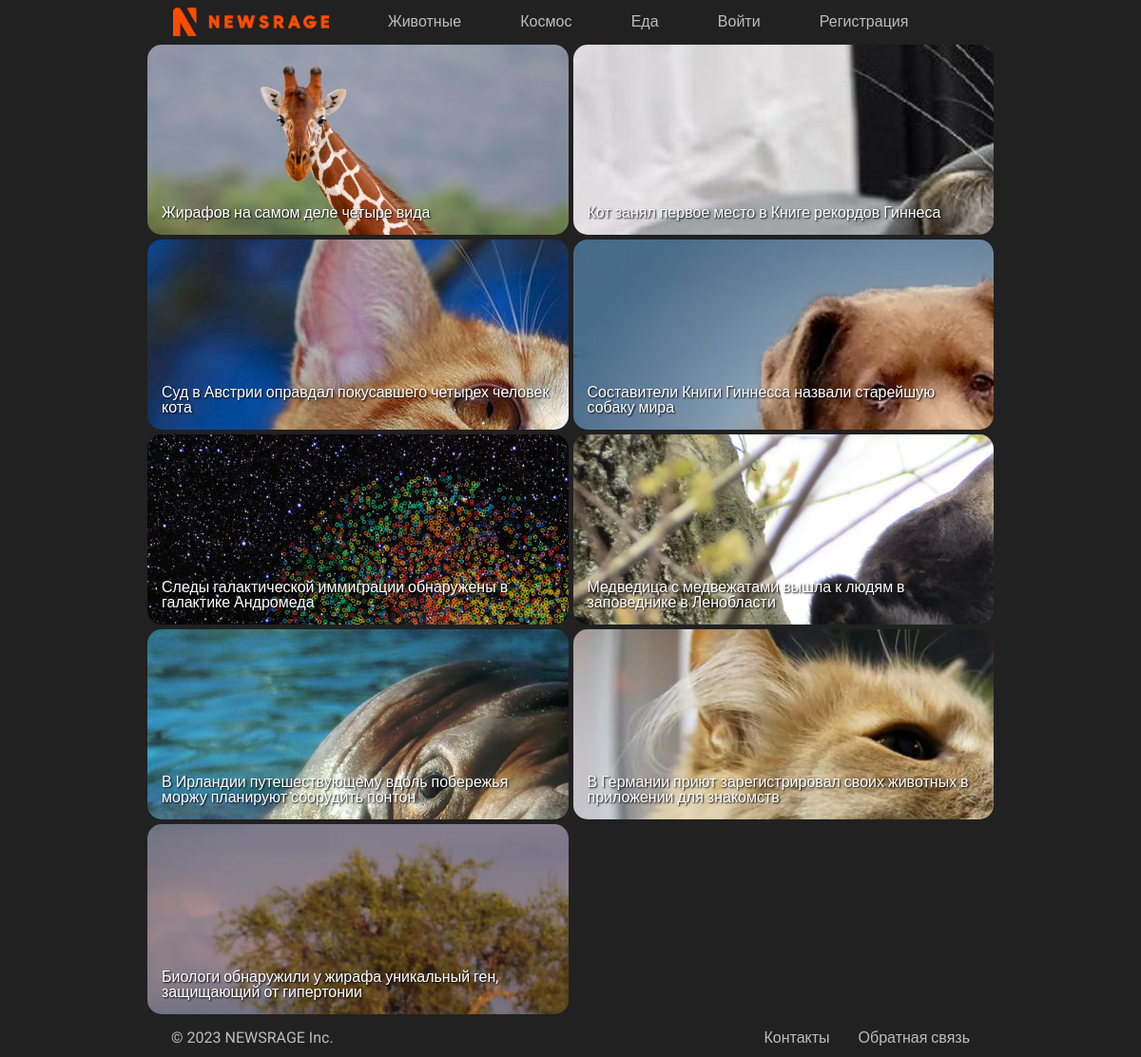
The page / on the database its author committed.
### newsapp/models.py (models this page shows, shortened)
class Category(models.Model):
    name = models.CharField(max_length=40, db_index=True)
    slug = models.SlugField(max_length=255, unique=True, db_index=True, verbose_name='URL SLUG')
    def get_absolute_url(self):
        return reverse('category', kwargs={'category_slug': self.slug})
    class Meta:
        verbose_name = 'Категория'
        verbose_name_plural = 'Категории'

class News(models.Model):
    title = models.CharField(max_length=255, verbose_name='Заголовок')
    content = models.TextField(blank=True, verbose_name='Текст')
    photo = models.ImageField(upload_to="photos/", verbose_name='Главная фотография')
    time_create = models.DateTimeField(auto_now_add=True, verbose_name='Время создания')
    time_update = models.DateTimeField(auto_now=True, verbose_name='Время последнего обновления')
    is_published = models.BooleanField(default=True, verbose_name='Опубликовано')
    category = models.ForeignKey('Category', on_delete=models.SET_NULL, null=True, verbose_name='Категория')
    slug = models.SlugField(max_length=255, unique=True, db_index=True, verbose_name='URL SLUG')
    def get_absolute_url(self):
        return reverse('post', kwargs={'post_slug': self.slug})
    class Meta:
        verbose_name = 'Новости'
        verbose_name_plural = 'Новости'
        ordering = ['-time_create']

### newsapp/views.py (the view)
# urls.py: path('', index, name='index'),
def index(request):
    posts = News.objects.filter(is_published=True)
    context = {
        'title': 'NEWSRAGE',
        'posts': posts,
        'categories': categories,
        'footer_menu': footer_menu,
    }
    return render(request, 'newsapp/index.html', context=context)

### newsapp/templates/newsapp/index.html
{% extends 'newsapp/base.html' %}
{% block content %}
<div class="main-grid">
    {% for post in posts %}
    {% if forloop.first %}
    <a class="main-article item-1" href="{{ post.get_absolute_url }}">
        <article class="main-article-post first-post">
            <h2>{{ post.title }}</h2>
            {% if post.photo %}
            <img src="{{ post.photo.url }}">
            {% endif %}
        </article>
    </a>
    {% else %}
    <a class="main-article" href="{{ post.get_absolute_url }}">
        <article class="main-article-post">
            <h2>{{ post.title }}</h2>
            {% if post.photo %}
            <img src="{{ post.photo.url }}">
            {% endif %}
        </article>
    </a>
    {% endif %}
    {% endfor %}
</div>
{% endblock %}

### newsapp/templates/newsapp/base.html (shortened to what this page needs)
{% load static %}
<!DOCTYPE html>
<html lang="en">
<head>
    <link rel="stylesheet" type="text/css" href="{% static '/newsapp/css/style.css' %}">
</head>
<body>
<div class="wrapper">
    <header class="header">
        <nav class="header-navigation">
            <ul class="header-navigation-list">
                <li><a class="header-logo" href="{% url 'index' %}"><img src="{% static 'newsapp/images/logo.png' %}"
                                                                         alt="newsrage-logo"></a></li>
                {% for category in categories %}
                <li><a class="header-navigation-textlink header-navigation-textlink-hide"
                       href="{{ category.get_absolute_url }}">{{ category.name }}</a>
                </li>
                {% endfor %}
                {% if request.user.is_authenticated %}
                <li><a class="header-navigation-textlink header-navigation-textlink-hide"
                       href="{% url 'logout_user' %}">Выйти</a>
                </li>
                {% else %}
                <li><a class="header-navigation-textlink header-navigation-textlink-hide"
                       href="{% url 'login_user' %}">Войти</a>
                </li>
                <li><a class="header-navigation-textlink header-navigation-textlink-hide"
                       href="{% url 'register_user' %}"> Регистрация</a>
                </li>
                {% endif %}
            </ul>
        </nav>
    </header>
    <main class="main">
        {% block content %}
        {% endblock %}
    </main>
    <footer class="footer">
        <div class="footer-container">
            <div class="footer-copyright">
                <p>&copy; 2023 NEWSRAGE Inc.</p>
            </div>
            <div class="footer-contacts">
                {% for m in footer_menu %}
                <p><a href="{% url m.path_name %}">{{ m.title }}</a></p>
                {% endfor %}
            </div>
        </div>
    </footer>
</div>
</body>
</html>

### newsapp/static/newsapp/css/style.css (style rules this page uses)
body { font-family: 'Roboto', sans-serif; }
a, a.text:active, a.text:hover, a.text { text-decoration: none; color: #000000; }
.wrapper { display: flex; flex-direction: column; min-height: 100vh; min-width: 300px; background-color: #212121; align-items: center; }
.header { background-color: #212121; box-sizing: border-box; min-height: 45px; display: flex; align-items: center; position: fixed; z-index: 5; top: 0; left: 0; right: 0; }
.main { width: 75%; padding-top: 42px; flex-grow: 1; display: flex; flex-direction: column; }
.footer { background-color: #212121; min-height: 40px; }
.header-navigation { width: 100%; display: flex; justify-content: center; }
.header-navigation-list { width: 75%; margin: 0px 0px; display: flex; align-items: center; justify-content: space-evenly; gap: 30px; }
.header-navigation-list li { color: rgba(255, 255, 255, 0.7); }
.header-navigation-list img { margin-top: 3px; }
.header-navigation-textlink { color: rgba(255, 255, 255, 0.7); cursor: pointer; }
.header-navigation li a img { height: 30px; }
.main-grid { margin: 5px; display: grid; grid-template-columns: repeat(3, minmax(100px, 1fr)); grid-template-rows: minmax(100px, 1fr); grid-column-gap: 5px; grid-row-gap: 5px; align-items: start; height: min-content; }
.main-article { box-sizing: border-box; border-radius: 15px; height: 200px; background-color: #212121; transition: 0.5s; }
.item-1 { grid-column: 1 / 3; grid-row: 1 / 3; height: 405px; }
.main-article-post { height: 100%; width: 100%; overflow: hidden; border-radius: 15px; position: relative; }
.first-post img { width: 100%; }
.main-article-post h2 { position: absolute; z-index: 2; bottom: 15px; left: 15px; right: 15px; color: white; text-shadow: 1px 1px 2px black; }
@media screen and (max-width: 1200px) { .main-grid { grid-template-columns: repeat(2, minmax(100px, 1fr)); } }
@media screen and (max-width: 1200px) { .item-1 { grid-column: auto; grid-row: auto; height: 200px; } }
.footer { display: flex; justify-content: center; width: 100%; color: rgba(255, 255, 255, 0.7); }
.footer-container { width: 70%; margin: 10px; display: flex; justify-content: space-between; align-self: center; align-items: center; color: rgba(255, 255, 255, 0.7); }
.footer a { color: rgba(255, 255, 255, 0.7); text-decoration: none; text-align: center; }
.footer-copyright { font-family: 'Roboto', sans-serif; font-size: 1em; }
.footer-contacts { display: flex; flex-direction: row; align-self: center; gap: 30px; }
.footer-contacts p { text-align: center; }

### rows shown on the page
Category: name "Животные"
Category: name "Космос"
Category: name "Еда"
News: title "Жирафов на самом деле четыре вида", photo (picture)
News: title "Кот занял первое место в Книге рекордов Гиннеса", photo (picture)
News: title "Суд в Австрии оправдал покусавшего четырех человек кота", photo (picture)
News: title "Составители Книги Гиннесса назвали старейшую собаку мира", photo (picture)
News: title "Следы галактической иммиграции обнаружены в галактике Андромеда", photo (picture)
News: title "Медведица с медвежатами вышла к людям в заповеднике в Ленобласти", photo (picture)
News: title "В Ирландии путешествующему вдоль побережья моржу планируют соорудить понтон", photo (picture)
News: title "В Германии приют зарегистрировал своих животных в приложении для знакомств", photo (picture)
News: title "Биологи обнаружили у жирафа уникальный ген, защищающий от гипертонии", photo (picture)

### other values the page prints
{{ m.title }} "Контакты" "Обратная связь"
